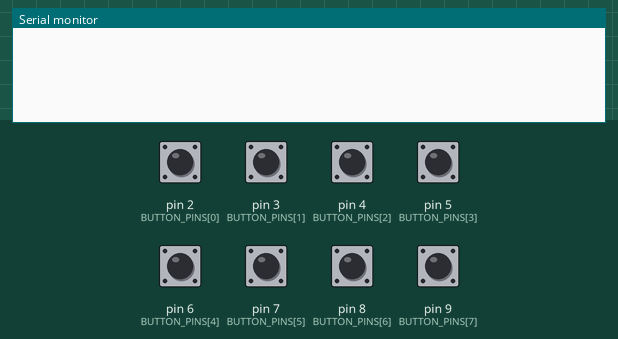
Simulated run of this sketch. Board: Arduino Uno, built with avr-gcc and run on an emulated ATmega328P. Shown: the last lines printed to the serial monitor. Inputs (shaded band) come from the test bench; at power-on: pin 2 (BUTTON_PINS[0]), pin 3 (BUTTON_PINS[1]), pin 4 (BUTTON_PINS[2]), pin 5 (BUTTON_PINS[3]), pin 6 (BUTTON_PINS[4]), pin 7 (BUTTON_PINS[5]), pin 8 (BUTTON_PINS[6]), pin 9 (BUTTON_PINS[7]) HIGH.

Above: at 1.2 s.
1.3 s: pin 2 (BUTTON_PINS[0]) pulled LOW for 0.15 s
At 2.1 s:
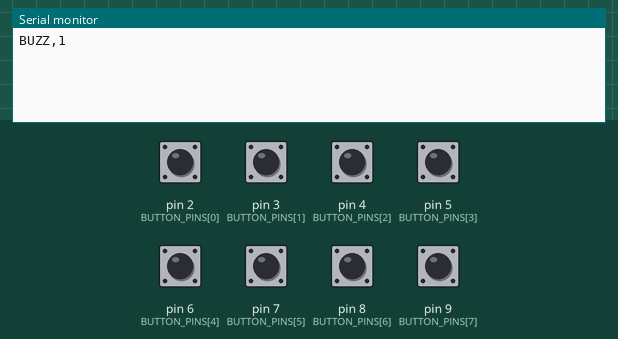
2.9 s: pin 3 (BUTTON_PINS[1]) pulled LOW for 0.15 s
At 3.4 s:
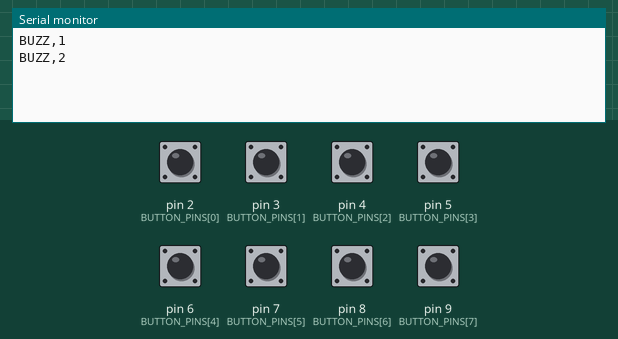
4.5 s: pin 4 (BUTTON_PINS[2]) pulled LOW for 0.15 s
At 5.7 s:
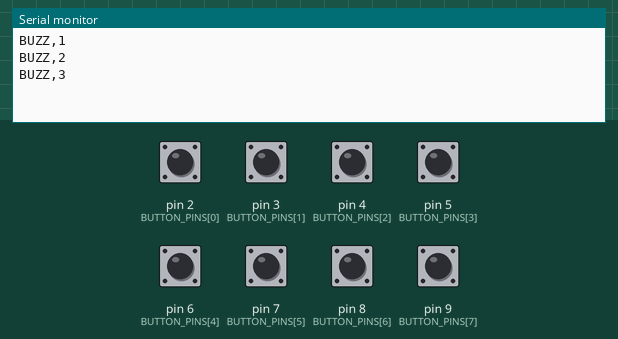
6.1 s: pin 5 (BUTTON_PINS[3]) pulled LOW for 0.15 s
At 7.0 s:
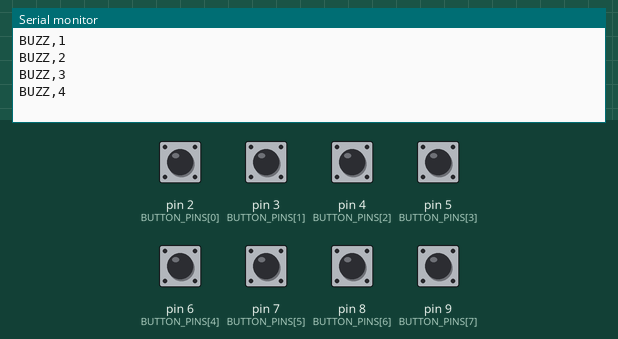
7.7 s: pin 6 (BUTTON_PINS[4]) pulled LOW for 0.15 s
At 8.2 s:
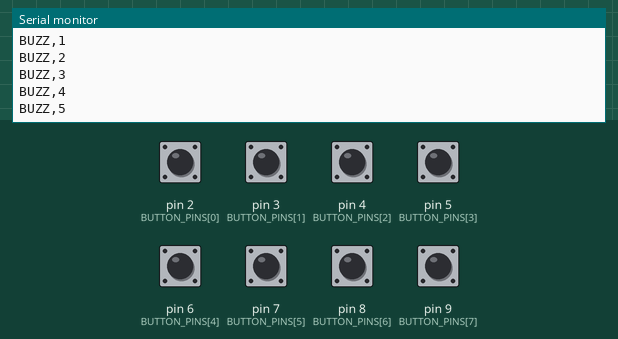
9.3 s: pin 7 (BUTTON_PINS[5]) pulled LOW for 0.15 s
At 10.6 s:
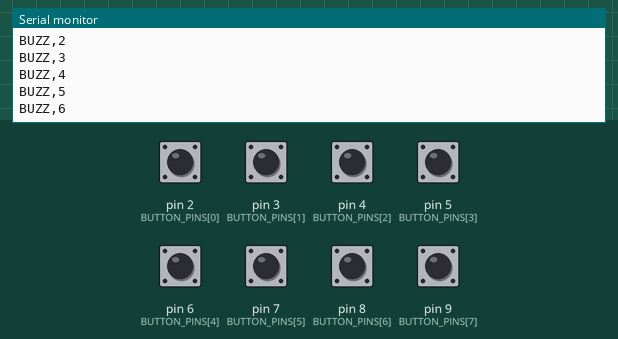
Timing chart, 0 to 11.9 s (numbered marks = the images above; inputs shaded):
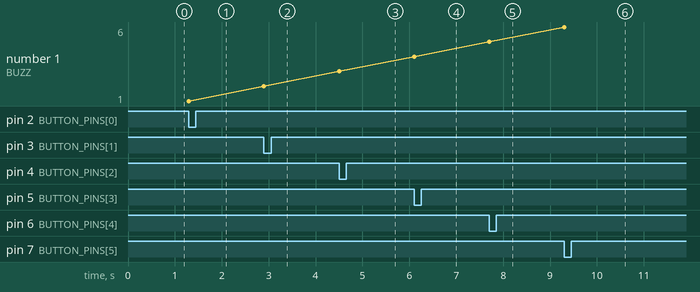

Measured:
- after the input at 1.3 s, the serial monitor: prints a new line at once (image 1)
- after the input at 2.9 s, the serial monitor: prints a new line at once (image 2)
- after the input at 4.5 s, the serial monitor: prints a new line at once (image 3)
- after the input at 6.1 s, the serial monitor: prints a new line at once (image 4)
- after the input at 7.7 s, the serial monitor: prints a new line at once (image 5)
- after the input at 9.3 s, the serial monitor: prints a new line at once (image 6)
- plotted number 1: 1 → 2 after the input at 2.9 s, 2 → 3 after the input at 4.5 s, 3 → 4 after the input at 6.1 s, 4 → 5 after the input at 7.7 s, 5 → 6 after the input at 9.3 s

The sketch:

buzzer_sketch.ino
```cpp
/*
  buzzer_sketch.ino
  早押しクイズ用 多人数ボタン読み取りスケッチ

  配線:
    各ボタンの片足をArduinoのデジタルピン(下記 BUTTON_PINS)へ、
    もう片足をGNDへ接続してください（内部プルアップを使うため
    ボタンを押すとLOWになります。抵抗の追加は不要です）。

  通信仕様:
    ボタンが押されたら "BUZZ,<番号>\n" をシリアルへ送信します。
    番号は BUTTON_PINS 配列のインデックス+1 (1始まり) です。
    サーバー側(server.js)はこの番号を、参加者が入室時に入力した
    「早押しボタン番号」と突き合わせて誰が押したかを判定します。

  ボーレート: 9600 (judge.html のシリアル接続画面と合わせてください)
*/

const int BUTTON_PINS[] = {2, 3, 4, 5, 6, 7, 8, 9}; // 最大8人分。増やす場合は配列とピン数を調整
const int NUM_BUTTONS = sizeof(BUTTON_PINS) / sizeof(BUTTON_PINS[0]);
const unsigned long DEBOUNCE_MS = 40;

bool lastState[NUM_BUTTONS];
unsigned long lastChangeAt[NUM_BUTTONS];

void setup() {
  Serial.begin(9600);
  for (int i = 0; i < NUM_BUTTONS; i++) {
    pinMode(BUTTON_PINS[i], INPUT_PULLUP);
    lastState[i] = HIGH; // 未押下
    lastChangeAt[i] = 0;
  }
}

void loop() {
  unsigned long now = millis();
  for (int i = 0; i < NUM_BUTTONS; i++) {
    bool current = digitalRead(BUTTON_PINS[i]);
    if (current != lastState[i] && (now - lastChangeAt[i]) > DEBOUNCE_MS) {
      lastChangeAt[i] = now;
      lastState[i] = current;
      if (current == LOW) { // 押された瞬間
        Serial.print("BUZZ,");
        Serial.println(i + 1);
      }
    }
  }
}
```
